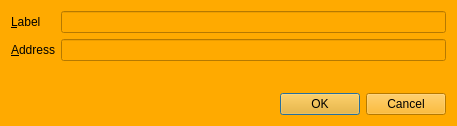
<?xml version="1.0" encoding="UTF-8"?>
<ui version="4.0">
 <class>EditAddressDialog</class>
 <widget class="QDialog" name="EditAddressDialog">
  <property name="geometry">
   <rect>
    <x>0</x>
    <y>0</y>
    <width>457</width>
    <height>126</height>
   </rect>
  </property>
  <property name="palette">
   <palette>
    <active>
     <colorrole role="WindowText">
      <brush brushstyle="SolidPattern">
       <color alpha="255">
        <red>0</red>
        <green>0</green>
        <blue>0</blue>
       </color>
      </brush>
     </colorrole>
     <colorrole role="Button">
      <brush brushstyle="SolidPattern">
       <color alpha="255">
        <red>255</red>
        <green>170</green>
        <blue>0</blue>
       </color>
      </brush>
     </colorrole>
     <colorrole role="Light">
      <brush brushstyle="SolidPattern">
       <color alpha="255">
        <red>255</red>
        <green>213</green>
        <blue>127</blue>
       </color>
      </brush>
     </colorrole>
     <colorrole role="Midlight">
      <brush brushstyle="SolidPattern">
       <color alpha="255">
        <red>255</red>
        <green>191</green>
        <blue>63</blue>
       </color>
      </brush>
     </colorrole>
     <colorrole role="Dark">
      <brush brushstyle="SolidPattern">
       <color alpha="255">
        <red>127</red>
        <green>85</green>
        <blue>0</blue>
       </color>
      </brush>
     </colorrole>
     <colorrole role="Mid">
      <brush brushstyle="SolidPattern">
       <color alpha="255">
        <red>170</red>
        <green>113</green>
        <blue>0</blue>
       </color>
      </brush>
     </colorrole>
     <colorrole role="Text">
      <brush brushstyle="SolidPattern">
       <color alpha="255">
        <red>0</red>
        <green>0</green>
        <blue>0</blue>
       </color>
      </brush>
     </colorrole>
     <colorrole role="BrightText">
      <brush brushstyle="SolidPattern">
       <color alpha="255">
        <red>255</red>
        <green>255</green>
        <blue>255</blue>
       </color>
      </brush>
     </colorrole>
     <colorrole role="ButtonText">
      <brush brushstyle="SolidPattern">
       <color alpha="255">
        <red>0</red>
        <green>0</green>
        <blue>0</blue>
       </color>
      </brush>
     </colorrole>
     <colorrole role="Base">
      <brush brushstyle="SolidPattern">
       <color alpha="255">
        <red>255</red>
        <green>170</green>
        <blue>0</blue>
       </color>
      </brush>
     </colorrole>
     <colorrole role="Window">
      <brush brushstyle="SolidPattern">
       <color alpha="255">
        <red>255</red>
        <green>170</green>
        <blue>0</blue>
       </color>
      </brush>
     </colorrole>
     <colorrole role="Shadow">
      <brush brushstyle="SolidPattern">
       <color alpha="255">
        <red>0</red>
        <green>0</green>
        <blue>0</blue>
       </color>
      </brush>
     </colorrole>
     <colorrole role="AlternateBase">
      <brush brushstyle="SolidPattern">
       <color alpha="255">
        <red>255</red>
        <green>212</green>
        <blue>127</blue>
       </color>
      </brush>
     </colorrole>
     <colorrole role="ToolTipBase">
      <brush brushstyle="SolidPattern">
       <color alpha="255">
        <red>255</red>
        <green>255</green>
        <blue>220</blue>
       </color>
      </brush>
     </colorrole>
     <colorrole role="ToolTipText">
      <brush brushstyle="SolidPattern">
       <color alpha="255">
        <red>0</red>
        <green>0</green>
        <blue>0</blue>
       </color>
      </brush>
     </colorrole>
    </active>
    <inactive>
     <colorrole role="WindowText">
      <brush brushstyle="SolidPattern">
       <color alpha="255">
        <red>0</red>
        <green>0</green>
        <blue>0</blue>
       </color>
      </brush>
     </colorrole>
     <colorrole role="Button">
      <brush brushstyle="SolidPattern">
       <color alpha="255">
        <red>255</red>
        <green>170</green>
        <blue>0</blue>
       </color>
      </brush>
     </colorrole>
     <colorrole role="Light">
      <brush brushstyle="SolidPattern">
       <color alpha="255">
        <red>255</red>
        <green>213</green>
        <blue>127</blue>
       </color>
      </brush>
     </colorrole>
     <colorrole role="Midlight">
      <brush brushstyle="SolidPattern">
       <color alpha="255">
        <red>255</red>
        <green>191</green>
        <blue>63</blue>
       </color>
      </brush>
     </colorrole>
     <colorrole role="Dark">
      <brush brushstyle="SolidPattern">
       <color alpha="255">
        <red>127</red>
        <green>85</green>
        <blue>0</blue>
       </color>
      </brush>
     </colorrole>
     <colorrole role="Mid">
      <brush brushstyle="SolidPattern">
       <color alpha="255">
        <red>170</red>
        <green>113</green>
        <blue>0</blue>
       </color>
      </brush>
     </colorrole>
     <colorrole role="Text">
      <brush brushstyle="SolidPattern">
       <color alpha="255">
        <red>0</red>
        <green>0</green>
        <blue>0</blue>
       </color>
      </brush>
     </colorrole>
     <colorrole role="BrightText">
      <brush brushstyle="SolidPattern">
       <color alpha="255">
        <red>255</red>
        <green>255</green>
        <blue>255</blue>
       </color>
      </brush>
     </colorrole>
     <colorrole role="ButtonText">
      <brush brushstyle="SolidPattern">
       <color alpha="255">
        <red>0</red>
        <green>0</green>
        <blue>0</blue>
       </color>
      </brush>
     </colorrole>
     <colorrole role="Base">
      <brush brushstyle="SolidPattern">
       <color alpha="255">
        <red>255</red>
        <green>170</green>
        <blue>0</blue>
       </color>
      </brush>
     </colorrole>
     <colorrole role="Window">
      <brush brushstyle="SolidPattern">
       <color alpha="255">
        <red>255</red>
        <green>170</green>
        <blue>0</blue>
       </color>
      </brush>
     </colorrole>
     <colorrole role="Shadow">
      <brush brushstyle="SolidPattern">
       <color alpha="255">
        <red>0</red>
        <green>0</green>
        <blue>0</blue>
       </color>
      </brush>
     </colorrole>
     <colorrole role="AlternateBase">
      <brush brushstyle="SolidPattern">
       <color alpha="255">
        <red>255</red>
        <green>212</green>
        <blue>127</blue>
       </color>
      </brush>
     </colorrole>
     <colorrole role="ToolTipBase">
      <brush brushstyle="SolidPattern">
       <color alpha="255">
        <red>255</red>
        <green>255</green>
        <blue>220</blue>
       </color>
      </brush>
     </colorrole>
     <colorrole role="ToolTipText">
      <brush brushstyle="SolidPattern">
       <color alpha="255">
        <red>0</red>
        <green>0</green>
        <blue>0</blue>
       </color>
      </brush>
     </colorrole>
    </inactive>
    <disabled>
     <colorrole role="WindowText">
      <brush brushstyle="SolidPattern">
       <color alpha="255">
        <red>127</red>
        <green>85</green>
        <blue>0</blue>
       </color>
      </brush>
     </colorrole>
     <colorrole role="Button">
      <brush brushstyle="SolidPattern">
       <color alpha="255">
        <red>255</red>
        <green>170</green>
        <blue>0</blue>
       </color>
      </brush>
     </colorrole>
     <colorrole role="Light">
      <brush brushstyle="SolidPattern">
       <color alpha="255">
        <red>255</red>
        <green>213</green>
        <blue>127</blue>
       </color>
      </brush>
     </colorrole>
     <colorrole role="Midlight">
      <brush brushstyle="SolidPattern">
       <color alpha="255">
        <red>255</red>
        <green>191</green>
        <blue>63</blue>
       </color>
      </brush>
     </colorrole>
     <colorrole role="Dark">
      <brush brushstyle="SolidPattern">
       <color alpha="255">
        <red>127</red>
        <green>85</green>
        <blue>0</blue>
       </color>
      </brush>
     </colorrole>
     <colorrole role="Mid">
      <brush brushstyle="SolidPattern">
       <color alpha="255">
        <red>170</red>
        <green>113</green>
        <blue>0</blue>
       </color>
      </brush>
     </colorrole>
     <colorrole role="Text">
      <brush brushstyle="SolidPattern">
       <color alpha="255">
        <red>127</red>
        <green>85</green>
        <blue>0</blue>
       </color>
      </brush>
     </colorrole>
     <colorrole role="BrightText">
      <brush brushstyle="SolidPattern">
       <color alpha="255">
        <red>255</red>
        <green>255</green>
        <blue>255</blue>
       </color>
      </brush>
     </colorrole>
     <colorrole role="ButtonText">
      <brush brushstyle="SolidPattern">
       <color alpha="255">
        <red>127</red>
        <green>85</green>
        <blue>0</blue>
       </color>
      </brush>
     </colorrole>
     <colorrole role="Base">
      <brush brushstyle="SolidPattern">
       <color alpha="255">
        <red>255</red>
        <green>170</green>
        <blue>0</blue>
       </color>
      </brush>
     </colorrole>
     <colorrole role="Window">
      <brush brushstyle="SolidPattern">
       <color alpha="255">
        <red>255</red>
        <green>170</green>
        <blue>0</blue>
       </color>
      </brush>
     </colorrole>
     <colorrole role="Shadow">
      <brush brushstyle="SolidPattern">
       <color alpha="255">
        <red>0</red>
        <green>0</green>
        <blue>0</blue>
       </color>
      </brush>
     </colorrole>
     <colorrole role="AlternateBase">
      <brush brushstyle="SolidPattern">
       <color alpha="255">
        <red>255</red>
        <green>170</green>
        <blue>0</blue>
       </color>
      </brush>
     </colorrole>
     <colorrole role="ToolTipBase">
      <brush brushstyle="SolidPattern">
       <color alpha="255">
        <red>255</red>
        <green>255</green>
        <blue>220</blue>
       </color>
      </brush>
     </colorrole>
     <colorrole role="ToolTipText">
      <brush brushstyle="SolidPattern">
       <color alpha="255">
        <red>0</red>
        <green>0</green>
        <blue>0</blue>
       </color>
      </brush>
     </colorrole>
    </disabled>
   </palette>
  </property>
  <property name="windowTitle">
   <string>Edit Address</string>
  </property>
  <property name="styleSheet">
   <string notr="true">background-color: rgb(255, 170, 0);</string>
  </property>
  <layout class="QVBoxLayout" name="verticalLayout">
   <item>
    <layout class="QFormLayout" name="formLayout">
     <property name="fieldGrowthPolicy">
      <enum>QFormLayout::AllNonFixedFieldsGrow</enum>
     </property>
     <item row="0" column="0">
      <widget class="QLabel" name="label">
       <property name="text">
        <string>&amp;Label</string>
       </property>
       <property name="buddy">
        <cstring>labelEdit</cstring>
       </property>
      </widget>
     </item>
     <item row="0" column="1">
      <widget class="QLineEdit" name="labelEdit">
       <property name="toolTip">
        <string>The label associated with this address book entry</string>
       </property>
      </widget>
     </item>
     <item row="1" column="0">
      <widget class="QLabel" name="label_2">
       <property name="text">
        <string>&amp;Address</string>
       </property>
       <property name="buddy">
        <cstring>addressEdit</cstring>
       </property>
      </widget>
     </item>
     <item row="1" column="1">
      <widget class="QLineEdit" name="addressEdit">
       <property name="toolTip">
        <string>The address associated with this address book entry. This can only be modified for sending addresses.</string>
       </property>
      </widget>
     </item>
    </layout>
   </item>
   <item>
    <widget class="QDialogButtonBox" name="buttonBox">
     <property name="orientation">
      <enum>Qt::Horizontal</enum>
     </property>
     <property name="standardButtons">
      <set>QDialogButtonBox::Cancel|QDialogButtonBox::Ok</set>
     </property>
    </widget>
   </item>
  </layout>
 </widget>
 <resources/>
 <connections>
  <connection>
   <sender>buttonBox</sender>
   <signal>accepted()</signal>
   <receiver>EditAddressDialog</receiver>
   <slot>accept()</slot>
   <hints>
    <hint type="sourcelabel">
     <x>248</x>
     <y>254</y>
    </hint>
    <hint type="destinationlabel">
     <x>157</x>
     <y>274</y>
    </hint>
   </hints>
  </connection>
  <connection>
   <sender>buttonBox</sender>
   <signal>rejected()</signal>
   <receiver>EditAddressDialog</receiver>
   <slot>reject()</slot>
   <hints>
    <hint type="sourcelabel">
     <x>316</x>
     <y>260</y>
    </hint>
    <hint type="destinationlabel">
     <x>286</x>
     <y>274</y>
    </hint>
   </hints>
  </connection>
 </connections>
</ui>
